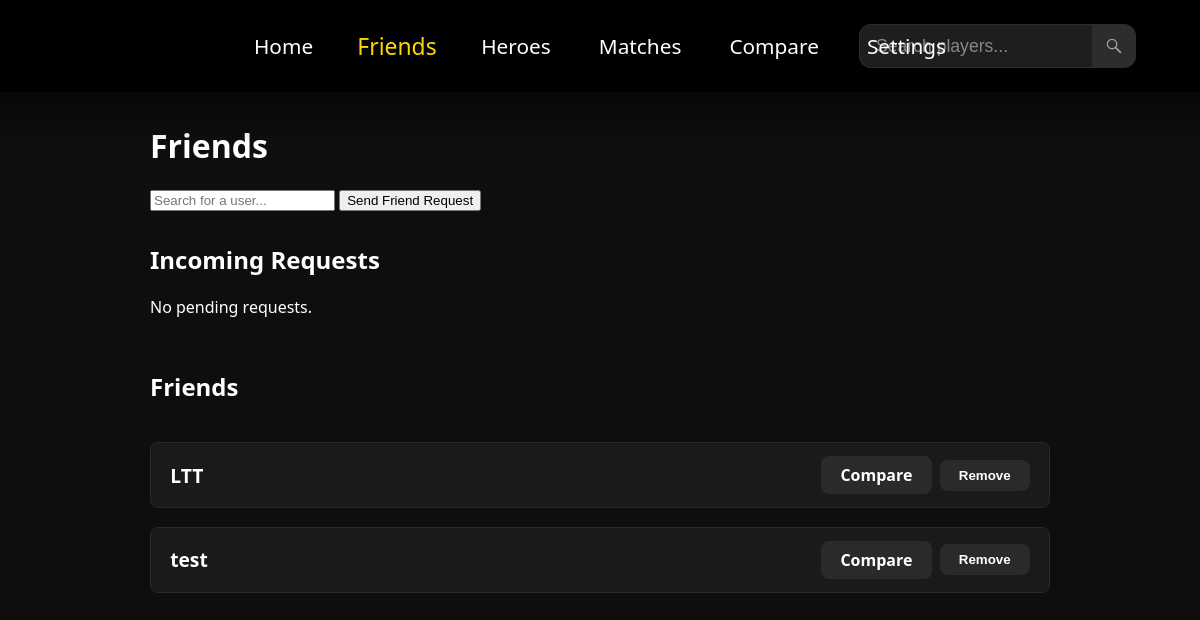
/friends (signed in), run on an earlier commit of the app's database.
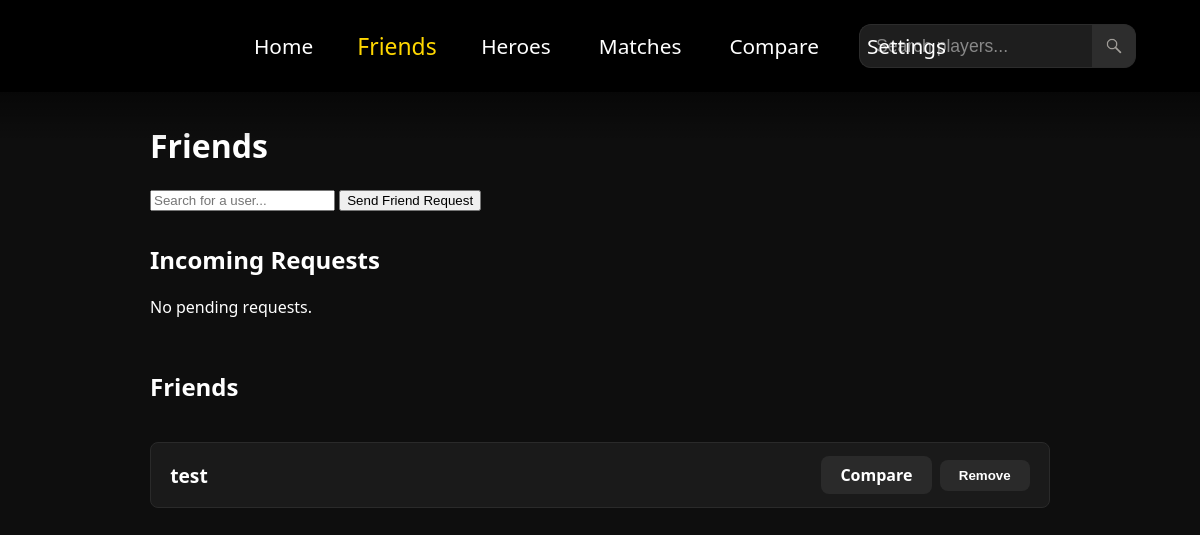
And on a later commit of the database.
### fetch/models.py (models this page shows)
class FriendRequest(db.Model):
    id = db.Column(db.Integer, primary_key=True)
    sender_id = db.Column(db.String(80), db.ForeignKey('user.username'), nullable=False)
    receiver_id = db.Column(db.String(80), db.ForeignKey('user.username'), nullable=False)
    status = db.Column(db.String(20), default='pending')  # pending, accepted, rejected
    timestamp = db.Column(db.DateTime, default=db.func.current_timestamp())

### fetch/routes.py (the view, shortened to what this page needs)
@blueprint.route("/friends", methods=["GET", "POST"])
@login_required
def friends():
    user = current_user
    accepted = FriendRequest.query.filter(
        ((FriendRequest.sender_id == user.username) | (FriendRequest.receiver_id == user.username)) &
        (FriendRequest.status == 'accepted')
    ).all()
    incoming = FriendRequest.query.filter_by(receiver_id=user.username, status='pending').all()
    return render_template("Friends.html", accepted=accepted, incoming=incoming)

### fetch/__init__.py (called while the page is built)
def create_app(config=DevelopmentConfig):
    app = Flask(__name__)
    app.config.from_object(config)
    db.init_app(app)
    migrate.init_app(app, db)
    login.init_app(app)
    from fetch.blueprints import blueprint
    from fetch.models import User
    app.register_blueprint(blueprint)
    csrf = CSRFProtect(app)
    @login.user_loader
    def load_user(player_id):
        return User.query.get(player_id)
    return app

### fetch/templates/Friends.html (shortened to what this page needs)
<!DOCTYPE html>
<html lang="en">
<head>
  <link rel="stylesheet" href="{{ url_for('main.static', filename='styles/style_Pineapple.css') }}">
</head>
<body>
  {% set current_path = request.path %}
  {% include "Components/navbar.html" %}
  <main style="max-width: 900px; margin: 2rem auto; padding: 0 1rem;">
    <h1 class="friends-title">Friends</h1>
    <form method="POST" style="margin-bottom: 2rem;">
      <input type="text" name="search_username" placeholder="Search for a user..." required>
      <button type="submit">Send Friend Request</button>
    </form>
    <section class="incoming-requests" style="margin-bottom: 2rem;">
      <h2>Incoming Requests</h2>
      {% if incoming %}
        {% for req in incoming %}
          <div class="friend-block">
            <div class="friend-name">{{ req.sender_id }}</div>
            <div class="friend-actions">
              <form method="POST" action="{{ url_for('main.respond_request', req_id=req.id, action='accept') }}" style="display:inline;">
                <input type="hidden" name="csrf_token" value="{{ csrf_token() }}">
                <button class="friend-button" type="submit">Accept</button>
              </form>
              <form method="POST" action="{{ url_for('main.respond_request', req_id=req.id, action='reject') }}" style="display:inline;">
                <input type="hidden" name="csrf_token" value="{{ csrf_token() }}">
                <button class="friend-button" type="submit">Reject</button>
              </form>
            </div>
          </div>
        {% endfor %}
      {% else %}
        <p>No pending requests.</p>
      {% endif %}
    </section>
    <section class="friends-list">
      <h2>Friends</h2>
      {% if accepted %}
        {% for fr in accepted %}
          {% set friend = fr.receiver_id if fr.sender_id == current_user.username else fr.sender_id %}
          <div class="friend-block">
            <div class="friend-name">{{ friend }}</div>
            <div class="friend-actions">
              <a class="friend-button compare" href="{{ url_for('main.compare') }}?friend={{ friend }}">Compare</a>
              <form method="POST" action="{{ url_for('main.remove_friend', username=friend) }}" style="display:inline;">
                <button class="friend-button" type="submit">Remove</button>
              </form>
            </div>
          </div>
        {% endfor %}
      {% else %}
        <p>You haven't added any friends yet.</p>
      {% endif %}
    </section>
  </main>
</body>
</html>

### fetch/templates/components/navbar.html
<header class="navbar">
    <nav class="nav-links">
        <a class="{{ 'active' if request.path in ['/', '/home'] else '' }}" href="{{ url_for('main.home') }}">Home</a>
        <a class="{{ 'active' if request.path == '/friends' }}" href="{{ url_for('main.friends') }}">Friends</a>
        <a class="{{ 'active' if request.path == '/heroes'  }}" href="{{ url_for('main.heroes')  }}">Heroes</a>
        <a class="{{ 'active' if request.path == '/matches' }}" href="{{ url_for('main.matches') }}">Matches</a>
        <a class="{{ 'active' if 'compare' in request.full_path }}" href="{{ url_for('main.compare') }}">Compare</a>
        <a class="{{ 'active' if request.path == '/settings' }}" href="{{ url_for('main.settings') }}">Settings</a>
    </nav>
    <form class="nav-search" action="#" method="get">
        <input type="text" name="q" placeholder="Search players..." aria-label="Search players">
        <button type="submit">
            <img src="{{ url_for('main.static', filename='styles/images/search-icon.png') }}" alt="">
        </button>
    </form>
</header>
<div class="navbar-fade"></div>

### fetch/static/styles/style_Pineapple.css (style rules this page uses)
body { margin: 0; padding-bottom: 120px; font-family: 'Segoe UI', sans-serif; background: #0e0e0e; color: #fff; }
.navbar { background:#000; padding:1.5rem 4rem; display:flex; align-items:center; overflow: visible; position:sticky; top:0; z-index:1000; }
.nav-links { position:absolute; left:50%; transform:translateX(-50%); display:flex; gap:3rem; }
.nav-links a { color: #fff; text-decoration: none; font-weight: 500; font-size: 1.3rem; padding: 0.5rem 0; transition: transform 0.2s ease, color 0.2s ease; transform-origin: center; display: inline-block; }
.navbar a:hover, .navbar a.active { color: #ffd700; transform: scale(1.1); }
.nav-search { margin-left:auto; display:flex; align-items:center; }
.nav-search input { background:#1e1e1e; color:#e0e0e0; border:1px solid #2c2c2c; border-right:none; border-radius:12px 0 0 12px; height:42px; width:200px; padding:0 1rem; font-size:1.1rem; }
.nav-search input::placeholder { color:#888; }
.nav-search button { background:#2d2d2d; border:1px solid #2c2c2c; border-left:none; border-radius:0 12px 12px 0; width:44px; height:44px; display:flex; align-items:center; justify-content:center; cursor:pointer; transition:background 0.2s; }
.nav-search img { width:18px; height:18px; filter:invert(100%); pointer-events:none; }
.navbar-fade { position: absolute; top: 72px; left: 0; width: 100%; height: 70px; background: linear-gradient(to bottom, rgba(0, 0, 0, 0.7), transparent); z-index: 999; pointer-events: none; }
.friends-list { display: flex; flex-direction: column; gap: 1.2rem; }
.friend-block { background: #1a1a1a; border: 1px solid #2a2a2a; border-radius: 8px; padding: 0.8rem 1.2rem; display: flex; align-items: center; gap: 1rem; }
.friend-name { font-size: 1.2rem; font-weight: bold; }
.friend-actions { display: flex; align-items: center; gap: 0.5rem; margin-left: auto; }
.friend-button { padding: 0.5rem 1.2rem; border: none; border-radius: 8px; background: #2a2a2a; color: white; font-weight: bold; cursor: pointer; }
.friend-button.compare { text-decoration: none; }

What changed in the data, as far as the page shows it:
removed FriendRequest: receiver "LTT"
